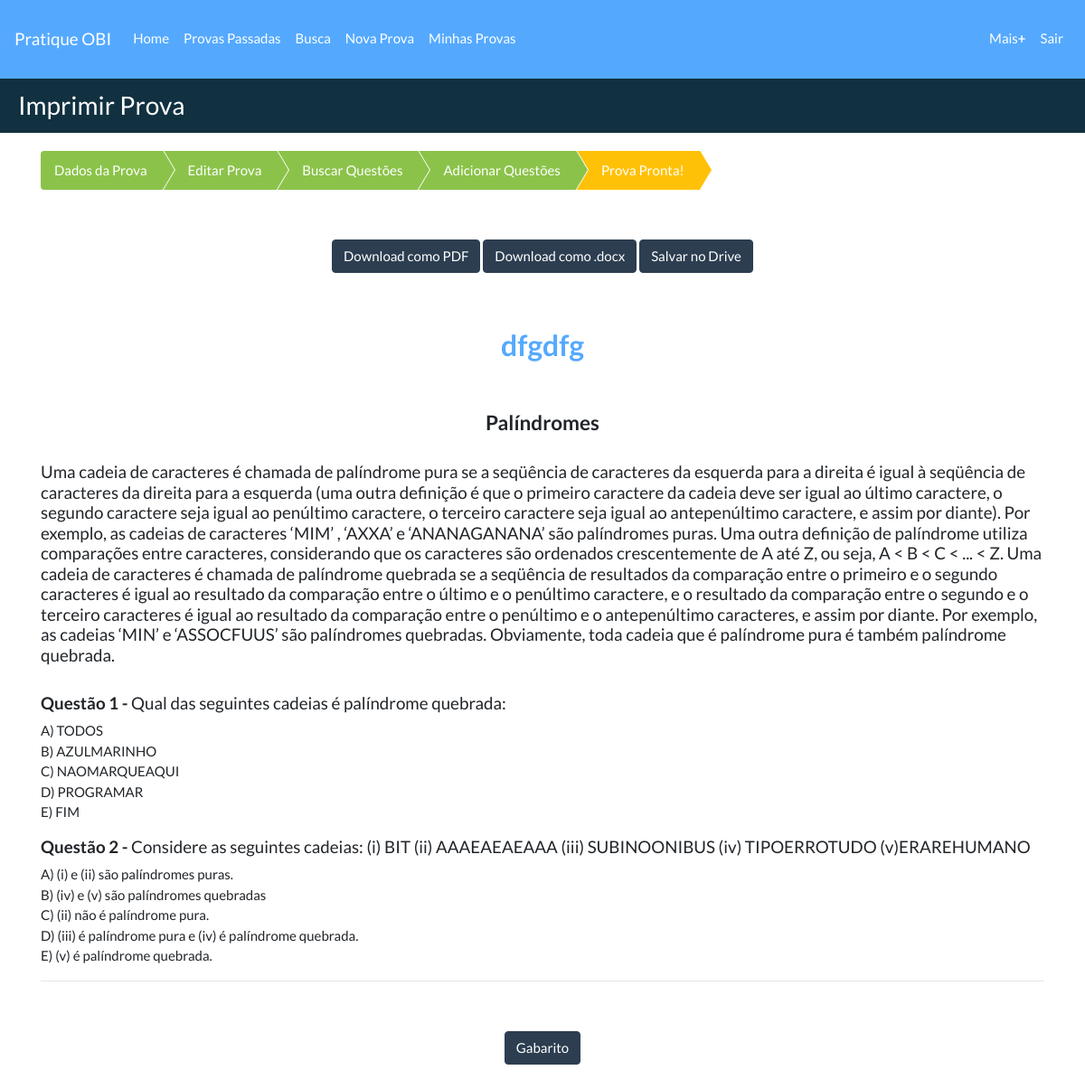
Page /usuario/minhaprova/2/ (signed in) on the committed database.
### provasobi/models.py (models this page shows, shortened)
class ProvaPerson(models.Model):
    autor = models.ForeignKey(Profile, on_delete=models.CASCADE, default='')
    codprovaperson = models.IntegerField(db_column='codProvaPerson', null=True, default='0')
    titulo = models.TextField(db_column='titulo', blank=True, null=True, default='')
    ano = models.CharField(db_column='ano', max_length=20, blank=True, null=True, default='')
    dificuldade = models.IntegerField(db_column='dificuldade', blank=True, null=True, default=0)
    observacoes = models.TextField(db_column='observacoes', blank=True, null=True, default='')
    questoes = models.ManyToManyField(Questao, blank='True')
    class Meta:
        verbose_name_plural = 'Provas personalizadas'
        verbose_name = 'Prova personalizada'

class Problema(models.Model):
    codproblema = models.AutoField(db_column='codProblema', primary_key=True)
    numeroproblema = models.PositiveIntegerField(db_column='numeroProblema',
                                                 validators=[MinValueValidator(1)])
    tituloproblema = models.TextField(db_column='tituloProblema', blank=True, null=True)
    enunciadoproblema = models.TextField(db_column='enunciadoProblema', blank=True, null=True)
    regrasproblema = models.TextField(db_column='regrasProblema', blank=True, null=True)
    imgproblema = models.TextField(db_column='imgProblema', blank=True, null=True, default='')
    codprova = models.ForeignKey('Prova', models.CASCADE, db_column='codProva', blank=True, null=True)
    classificacao = models.ManyToManyField('Classificacao', blank=True)
    def recorte(self, filename):
        return 'problema/' + str(self.codprova.codprova) + '.' + filename.split('.')[-1]
    image = models.ImageField('Recorte', upload_to=recorte, blank=True, null=True)
    class Meta:
        managed = True
        db_table = 'problema'
        unique_together = ['codprova', 'tituloproblema']

class Questao(models.Model):
    codquestao = models.AutoField(db_column='codQuestao', primary_key=True)  # Field name made lowercase.
    numeroquestao = models.PositiveIntegerField(db_column='numeroQuestao',
                                                validators=[MinValueValidator(1)])  # Field name made lowercase.
    enunciadoquestao = models.TextField(db_column='enunciadoQuestao', blank=True,
                                        null=True)  # Field name made lowercase.
    alternativas = models.TextField('Alternativas', null=True, blank=True)
    gabaritoquestao = models.CharField(db_column='gabaritoQuestao', max_length=10, blank=True, null=True)
    imgquestao = models.CharField(db_column='imgQuestao', max_length=300, blank=True, null=True, default='')
    codproblema = models.ForeignKey(Problema, models.CASCADE, db_column='codProblema', blank=True, null=True,
                                    related_name="cod_problemas_questao")
    explicativo = models.TextField('Explicação', null=True, blank=True)
    explicativo_imagem = models.ImageField('Imagem Explicativa ', null=True, blank=True)
    def recorte(self, filename):
        return 'questao/' + str(self.codproblema.codproblema) + '.' + filename.split('.')[-1]
    image = models.ImageField('Recorte', upload_to=recorte, null=True, blank=True)
    class Meta:
        managed = True
        db_table = 'questao'
        verbose_name_plural = 'Questões'
        verbose_name = 'Questão'
        unique_together = ['codproblema', 'numeroquestao']
    def get_alternativas(self):
        data = []
        letras = ['A', 'B', 'C', 'D', 'E']
        i = 0
        alternativas = self.alternativas.split('|')
        for alternativa in alternativas:
            data.append({'letraalternativa': letras[i], 'textoalternativa': alternativas[i]})
            i += 1
        return data

### usuarios/views.py (the view)
# urls.py: path('minhaprova/<int:codprova>/', provaperson_pronta, name='provaperson_pronta'),
def provaperson_pronta(request, codprova):
    provaperson = get_object_or_404(ProvaPerson, pk=codprova, autor=request.user.profile)
    questoes = Questao.objects.all().filter(codquestao__in=provaperson.questoes.all()).order_by('numeroquestao')
    id_problemas = Questao.objects.all().filter(codquestao__in=provaperson.questoes.all()).values('codproblema')
    problemas = Problema.objects.all().filter(codproblema__in=id_problemas).distinct()
    return render(request, 'novasprovas/provaperson_pronta.html',
                  {'provaperson': provaperson, 'problemas': problemas, 'questoes': questoes, 'codprova': codprova})

### templates/novasprovas/provaperson_pronta.html (shortened to what this page needs)
{% extends './addquestoes_select.html' %}
{% load static %}
{% block titulo %}
    Imprimir Prova
{% endblock %}
{% block container %}
<link href="{% static 'css/breadcrumb.css' %}" rel="stylesheet">
		<ul class="breadcrumb">
			<li class="completed"><a href="{% url 'usuarios_obi:provaperson' %}">Dados da Prova</a></li>
			<li class="completed"><a href="{% url 'usuarios_obi:provaperson_edit' codprova %}">Editar Prova</a></li>
            <li class="completed"><a href="{% url 'usuarios_obi:questoes_busca' codprova %}">Buscar Questões</a></li>
            <li class="completed"><a href="{% url 'usuarios_obi:questoes_busca' codprova %}">Adicionar Questões</a></li>
			<li class="active"><a href="{% url 'usuarios_obi:provaperson_baixar' codprova %}">Prova Pronta!</a></li>
		</ul>
<p align="center" style="margin-top:5%;">
    <a href="{% url 'usuarios_obi:provaperson_baixar' codprova %}" class="btn btn-primary" >Download como PDF</a>
    <a href="{% url 'usuarios_obi:provaperson_baixar_docx' codprova %}" class="btn btn-primary" >Download como .docx</a>
    <a href="{% url 'usuarios_obi:upload_drive' codprova %}" class="btn btn-primary" >Salvar no Drive</a>
</p>
<br/>
<br><h3 style="color:#54a9ff;text-align:center;"><b>{{provaperson.titulo}}</b></h3><br><br/>
 {% for p in problemas %}
<h4 class="list-group-item-heading" style="text-align:center;"><b>{{p.tituloproblema}}</b></h4><br/>
<h5>{{p.enunciadoproblema}}</h4>
            {% if p.imgproblema %}
                {% load static %}
            {% endif %}
   {% for q in questoes %}
     {% if p.codproblema == q.codproblema.codproblema %}
     <div class="pull-left form-control-inline">
         <h5 class="list-group-item-heading"><b>Questão {{forloop.counter}} - </b>{{q.enunciadoquestao}}</h5>
         <p class="list-group-item-text">
              {% if q.imgquestao %}
                  {% load static %}
              {% endif %}
                {% for a in q.get_alternativas %}
                    {{ a.letraalternativa }}) {{ a.textoalternativa }} </br>
                {% endfor %}
          </p>
      </div>
     {% endif %}
   {% endfor %}
    <hr>
  {% endfor %}
    <p align="center" style="margin-top:5%;">
    <a href="{% url 'usuarios_obi:url_gabarito' codprova %}" class="btn btn-primary" >Gabarito</a>
    </p>
{% endblock %}

### static/css/breadcrumb.css (style rules this page uses)
.breadcrumb li a { color: #0C355E; text-decoration: none; background-color: rgb(212, 212, 212); -webkit-text-decoration-skip: objects; }
.breadcrumb { padding: 0px; background: transparent; list-style: none; overflow: hidden; margin-top: 20px; }
.breadcrumb>li+li:before { padding: 0; }
.breadcrumb li { float: left; }
.breadcrumb li:last-child a::before { content: none; }
.breadcrumb li.active a { background: brown; background: #ffc107 ; }
.breadcrumb li.completed a { background: brown; background: #8bc34a; }
.breadcrumb li.active a:after { border-left: 30px solid #ffc107 ; }
.breadcrumb li.completed a:after { border-left: 30px solid #8bc34a; }
.breadcrumb li a { color: white; text-decoration: none; padding: 10px 0 10px 45px; position: relative; display: block; float: left; }
.breadcrumb li a:after { content: " "; display: block; width: 0; height: 0; border-top: 50px solid transparent; border-bottom: 50px solid transparent; border-left: 30px solid hsla(0, 0%, 83%, 1); position: absolute; top: 50%; margin-top: -50px; left: 100%; z-index: 2; }
.breadcrumb li a:before { content: " "; display: block; width: 0; height: 0; border-top: 50px solid transparent; border-bottom: 50px solid transparent; border-left: 30px solid white; position: absolute; top: 50%; margin-top: -50px; margin-left: 1px; left: 100%; z-index: 1; }
.breadcrumb li:first-child a { padding-left: 15px; }

### rows in the picture
ProvaPerson: titulo "dfgdfg"
Problema: tituloproblema "Palíndromes", enunciadoproblema "Uma cadeia de caracteres é chamada de palíndrome pura se a seqüência de caracteres da esquerda para a direita é igual à seqüência de caracteres da direita para a esquerda (uma outra definição é que o primeiro caractere da cadeia deve ser igual ao último caractere, o segundo caractere seja igual ao penúltimo caractere, o terceiro caractere seja igual ao antepenúltimo caractere, e assim por diante). Por exemplo, as cadeias de caracteres ‘MIM’ , ‘AXXA’ e ‘ANANAGANANA’ são palíndromes puras. Uma outra definição de palíndrome utiliza comparações entre caracteres, considerando que os caracteres são ordenados crescentemente de A até Z, ou seja, A < B < C < ... < Z. Uma cadeia de caracteres é…"
Questao: enunciadoquestao "Qual das seguintes cadeias é palíndrome quebrada:", letraalternativa "A" "B" "C" "D" "E", textoalternativa "TODOS" "AZULMARINHO" "NAOMARQUEAQUI" "PROGRAMAR" "FIM"
Questao: enunciadoquestao "Considere as seguintes cadeias: (i) BIT (ii) AAAEAEAEAAA (iii) SUBINOONIBUS (iv) TIPOERROTUDO (v)ERAREHUMANO", letraalternativa "A" "B" "C" "D" "E", textoalternativa "(i) e (ii) são palíndromes puras." "(iv) e (v) são palíndromes quebradas" "(ii) não é palíndrome pura." "(iii) é palíndrome pura e (iv) é palíndrome quebrada." "(v) é palíndrome quebrada."
